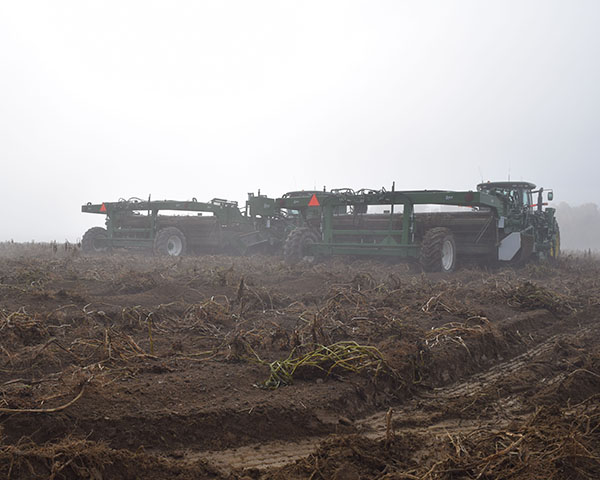
#> input picture sample_image/drill.png, 600 x 480 px
$ python -i pillowqt.py   (imports and definitions only)
#> lines starting #> are read from the running program, lines starting #| are printed output that depends on the picture
#> further down, picture is the input picture: PIL image 600x480 RGB; mean R, G, B 152.5, 147.4, 145.6
from PIL import Image
from PyQt6 import QtGui

def pil2pixmap(im):
    if im.mode == "RGB":
        r, g, b = im.split()
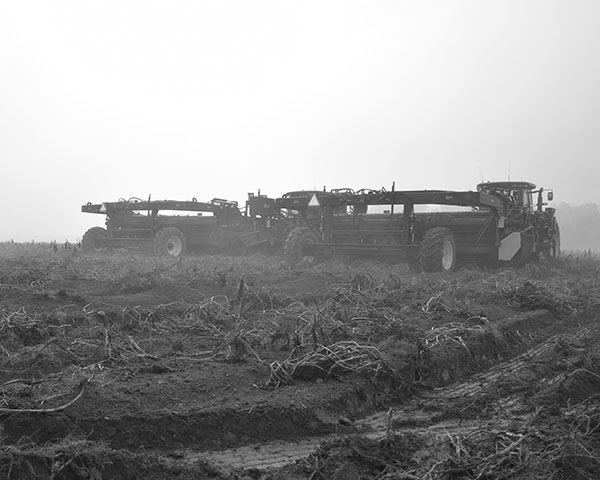
#> r: PIL image 600x480 L; min 5, max 255, mean 152.5
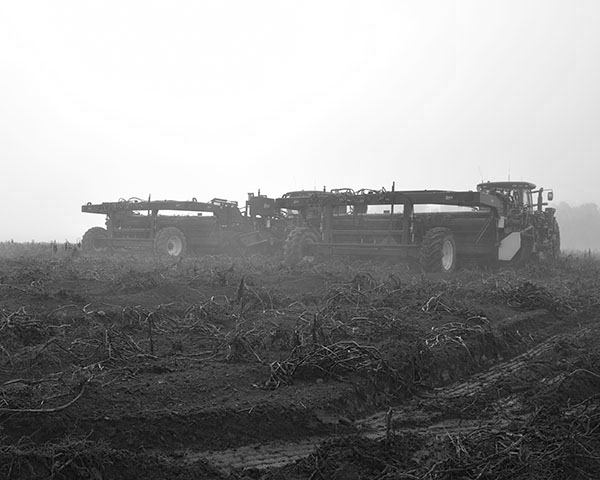
#> b: PIL image 600x480 L; min 0, max 255, mean 145.6
        im = Image.merge("RGB", (b, g, r))
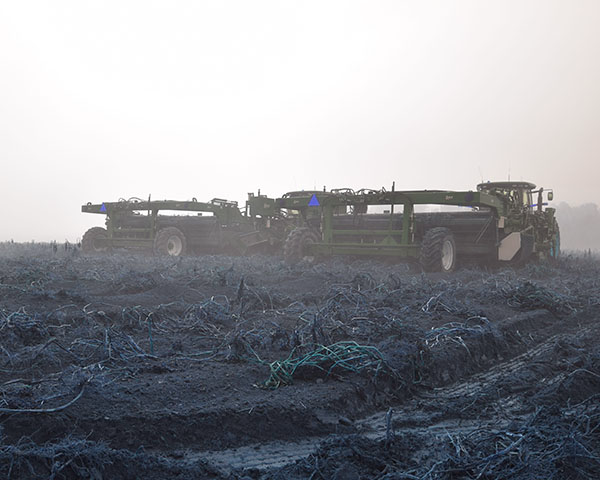
#> im: PIL image 600x480 RGB; mean R, G, B 145.6, 147.4, 152.5
    elif  im.mode == "RGBA":
        r, g, b, a = im.split()
        im = Image.merge("RGBA", (b, g, r, a))
    elif im.mode == "L":
        im = im.convert("RGBA")
    # Bild in RGBA konvertieren, falls nicht bereits passiert
    im2 = im.convert("RGBA")
    data = im2.tobytes("raw", "RGBA")
#> (the run stopped early here; a loop or call above may not have finished)
